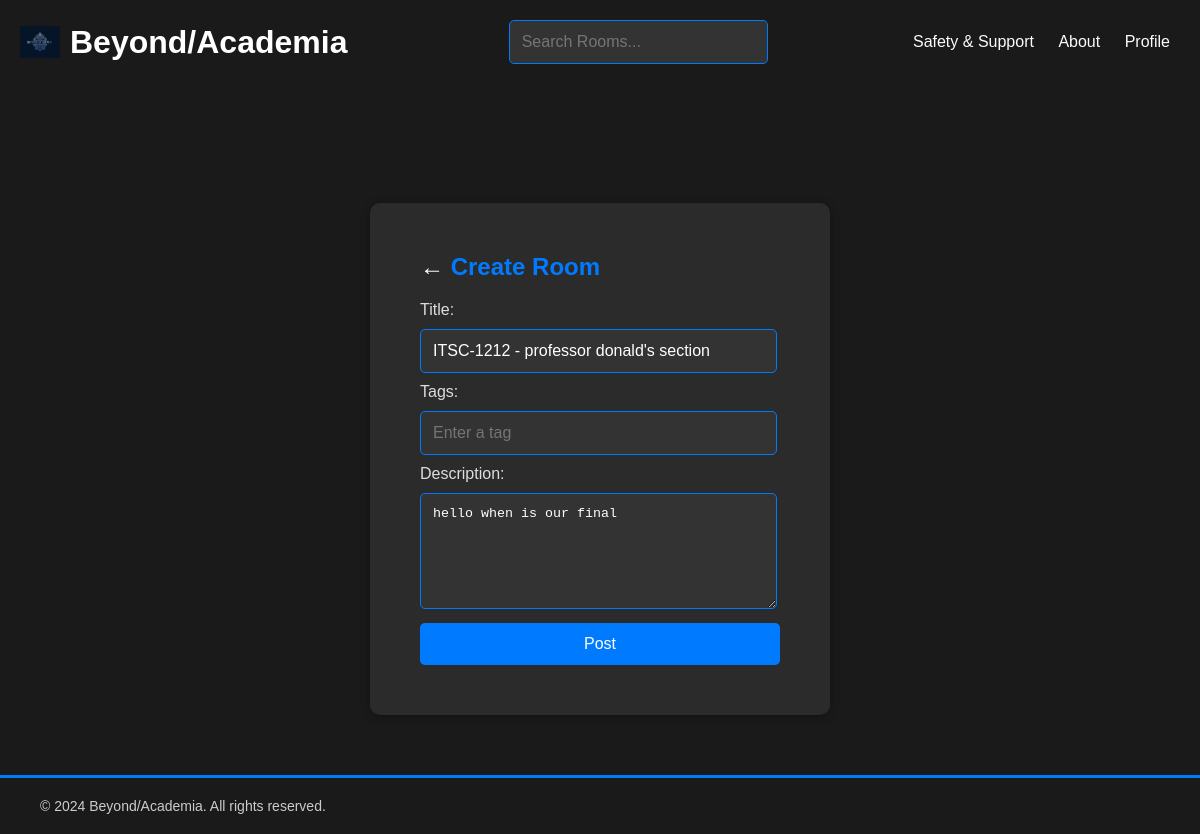
/update-room/20/ (signed in), run on the app's committed database.
### base/models.py (models this page shows, shortened)
class Room(models.Model):
    host = models.ForeignKey(User, on_delete=models.SET_NULL, null=True)
    topic = models.ForeignKey(Topic, on_delete=models.SET_NULL, null=True)
    name = models.CharField(max_length=200)
    description = models.TextField(null=True, blank=True)
    participants = models.ManyToManyField(User, related_name='participants', blank=True)
    updated = models.DateTimeField(auto_now=True)
    created = models.DateTimeField(auto_now_add=True)
    class Meta:
        ordering = ['-updated','created']

### base/views.py (the view)
# urls.py: path('update-room/<str:pk>/', views.updateRoom, name="update-room"),
@login_required(login_url='login')
def updateRoom(request, pk):
    room = Room.objects.get(id=pk)
    form = RoomForm(instance=room)
    if request.user != room.host:  # Consistent use of `host` field
        return HttpResponse('Must have created the post to edit.')
    if request.method == 'POST':
        form = RoomForm(request.POST, instance=room)
        if form.is_valid():
            form.save()
            return redirect('home')
    context = {'form': form}
    return render(request, 'base/room_form.html', context)

### base/forms.py
class RoomForm(ModelForm):
    topic = forms.CharField(max_length=100, widget=forms.TextInput(attrs={
        'placeholder': 'Enter a tag',
        'class': 'form-control'
    }))
    class Meta:
        model = Room
        fields = [ 'name', 'description']
        widgets = {
            'name': forms.TextInput(attrs={'class': 'form-control', 'placeholder': 'Enter room title'}),
            'description': forms.Textarea(attrs={'class': 'form-control', 'rows': 6, 'placeholder': 'room description'}),
        }

### base/templates/base/room_form.html (shortened to what this page needs)
{% extends 'main.html' %}
{% block content %}
<div>
    <div class="room-creation">
        <div class="room-creation-container" id="box1">
            <div class="pad">
                <h2><a href="/">←</a> Create Room</h2>
            <form action="#" method="POST">
                <label for="title">Title:</label>
                <br/>
                {{form.name}}
                <br/>
                <label for="tags">Tags:</label>
                <br/>
                {{ form.topic }}
                <br/>
                <label for="description">Description:</label>
                <br/>
                {{ form.description }}
                <br/>
                <button type="submit" >Post</button>
            </form>
            </div>
        </div>
    </div>
</div>
{% endblock content %}

### static/css/main.css (style rules this page uses)
body { background-color:#1a1a1a; font-family: Arial, sans-serif; margin: 0; padding: 0; color: #007BFF; align-items: center; }
label { font-size: 1rem; color: #ddd; margin-bottom: 5px; text-align: left; }
input[type="text"], input[type="password"], input[type="email"] { width: 100%; padding: 12px; margin: 10px 0; border: 1px solid #007BFF; border-radius: 5px; background-color: #333; color: white; font-size: 1rem; }

### base/templates/base/room_form.html (style rules this page uses)
.room-creation-container a { color: white; text-decoration: none; }
.pad { margin: 5%; }
.room-creation { display: flex; justify-content: center; align-items: center; height: calc(100vh - 50px); }
.room-creation-container { background-color: #2b2b2b; padding: 30px; border-radius: 10px; box-shadow: 0 2px 10px rgba(0, 0, 0, 0.3); width: 100%; max-width: 400px; }
.room-creation-container input { width: 92%; margin: 10px 0px; }
.room-creation-container textarea { width: 92%; background-color: #333; border: 1px solid #007BFF; padding: 12px; border-radius: 5px; margin: 10px 0px; color: white; }
.room-creation-container button { width: 100%; padding: 12px; background-color: #007BFF; color: white; border: none; border-radius: 5px; cursor: pointer; font-size: 1rem; transition: background-color 0.3s ease; }

### data on the page
Room: name "ITSC-1212 - professor donald's section", description "hello when is our final"
